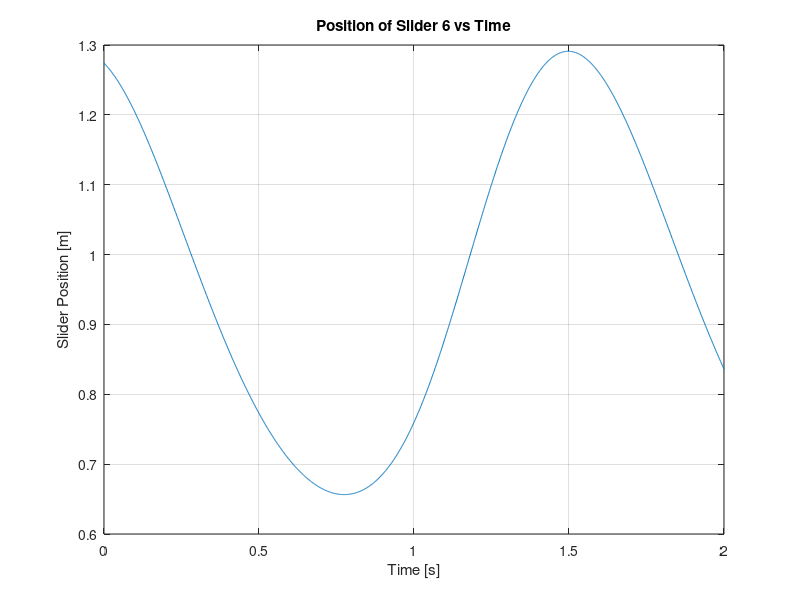
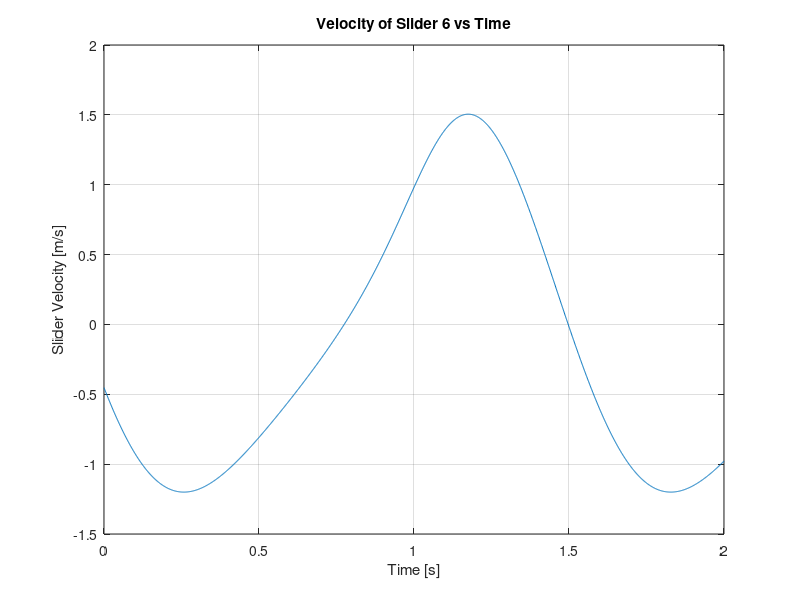
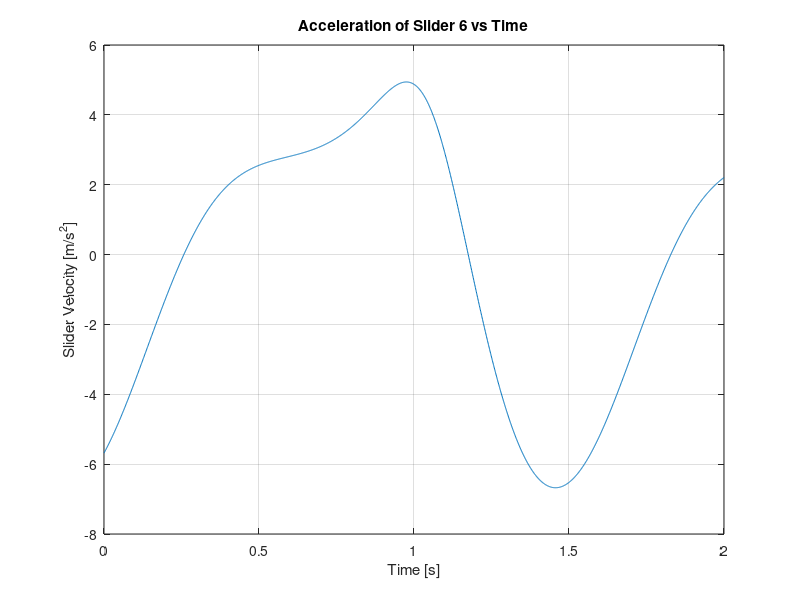
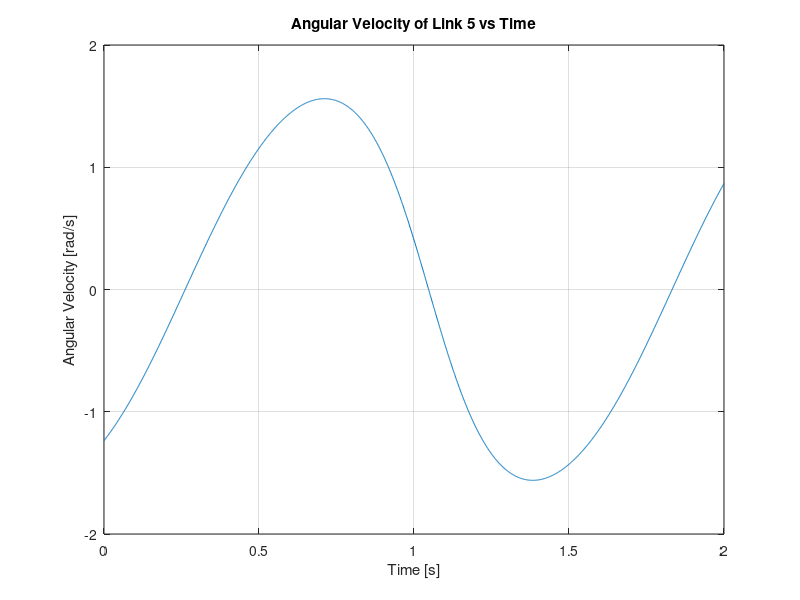

These charts were generated, in order, by the following MATLAB code:
clc
clear

%=================%
%Identity%
%=================%
% Name   : Muhammad Fadli Alfarizi
% NIM    : 13121140

%=================%
%Input%
%=================%
XYZ = "140"; % NIM

%=================%
%System Parameters%
%=================%
strXYZ = char(XYZ);
X = strXYZ(1);
Y = strXYZ(2);
Z = strXYZ(3);

mod1 = mod(str2num(XYZ),3);
if mod1 == 0
    H = 22.5*(10^-2); % in meter
elseif mod1 == 1
    H = 25*(10^-2); % in meter
else
    H = 25*(10^-2); % in meter
end

mod2 = mod(str2num(XYZ),2);
% angular velocity
if mod2 == 0
    w2 = 4; % in rad/s
else
    w2 = 2; % in rad/s
end

L2=(30+str2num(Z))*(10^-2) ; % in meter
L3=(136+str2num(X))*(10^-2); % in meter
L5=(57 + str2num(Y)/4)*(10^-2); % in meter

% point O
uPjO1=[0;0];
uPjO2=[-L2/2;0];

% point B
uPjB2=[L2/2;0];
uPjB3=[-L3/2;0];

% point C
uPjC3=[-L3/6; 0];
uPjC5=[-L5/2; 0];

% point D
uPjD3=[L3/2;0];
uPjD4=[0;0];

% point F
uPjF5=[L5/2;0];
uPjF6=[0;0];

%==============%   
%Initial Values%
%==============%`
q=zeros(18,1);
q6init=pi/6;
%==============%

t=0:0.001:2;

NumData=size(t,2);
q_alltime=zeros(18,NumData);
v_alltime=zeros(18,NumData);
a_alltime=zeros(18,NumData);

for j=1:NumData
 
    epsilon=1e-12;
    delta_q_norm=1;
    i_newton=1;

    while abs(delta_q_norm)>epsilon

    %Transformation Matrix & Its derivative%
    A1=[cos(q(3)) -sin(q(3)); sin(q(3)) cos(q(3))]; % link 1
    dA1t1=[-sin(q(3)) -cos(q(3)); cos(q(3)) -sin(q(3))]; % link 1
    A2=[cos(q(6)) -sin(q(6)); sin(q(6)) cos(q(6))]; % link 2
    dA2t2=[-sin(q(6)) -cos(q(6)); cos(q(6)) -sin(q(6))]; % link 2
    A3=[cos(q(9)) -sin(q(9)); sin(q(9)) cos(q(9))]; % link 3
    dA3t3=[-sin(q(9)) -cos(q(9)); cos(q(9)) -sin(q(9))]; % link 3
    A4=[cos(q(12)) -sin(q(12)); sin(q(12)) cos(q(12))]; % link 4
    dA4t4=[-sin(q(12)) -cos(q(12)); cos(q(12)) -sin(q(12))]; % link 4
    A5=[cos(q(15)) -sin(q(15)); sin(q(15)) cos(q(15))]; % link 5
    dA5t5=[-sin(q(15)) -cos(q(15)); cos(q(15)) -sin(q(15))]; % link 5
    A6=[cos(q(18)) -sin(q(18)); sin(q(18)) cos(q(18))]; % link 6
    dA6t6=[-sin(q(18)) -cos(q(18)); cos(q(18)) -sin(q(18))]; % link 6

    %Constraint Equation%
    C=zeros(18,1);
    C45=[q(1);q(2)]+A1*uPjO1-[q(4);q(5)]-A2*uPjO2; % point O, Constrain Equation Matrix row 4-5
    C67=[q(4);q(5)]+A2*uPjB2-[q(7);q(8)]-A3*uPjB3; % point B, Constrain Equation Matrix row 6-7
    C89=[q(7);q(8)]+A3*uPjD3-[q(10);q(11)]-A4*uPjD4; % point D, Constrain Equation Matrix row 8-9
    C1011=[q(7);q(8)]+A3*uPjC3-[q(13);q(14)]-A5*uPjC5; % point C, Constrain Equation Matrix row 10-11
    C1213=[q(13);q(14)]+A5*uPjF5-[q(16);q(17)]-A6*uPjF6; % point F, Constrain Equation Matrix row 12-13
    C1415=[q(11);q(12)]; % slider 4, Constrain Equation Matrix row 14-15
    C1617=[q(17)-H;q(18)]; %slider 6, Constrain Equation Matrix row 16-17
    C12=q(6)-q6init-w2*t(j); % link 2, Constrain Equation Matrix row 18
    
    %Constrain Equation Matrix%
    C=[q(1);q(2);q(3);C45;C67;C89;C1011;C1213;C1415;C1617;C12];
    
    C_norm=sqrt(sum(C(1:18).^2))/18;

    %Constrain Jacobian Matrix%
    unit22=[1 0; 0 1];
    
    %Zeros 2x2 Matrix
    zeros22=[0 0; 0 0];

    %Ground Constraint%
    C0q=[1 zeros(1,17); 0 1 zeros(1,16); 0 0 1 zeros(1,15)]; % Constrain Jacobian Matrix row 1-3

    %Pin Join%
    CPjO=[zeros22 dA1t1*uPjO1 -unit22 -dA2t2*uPjO2 zeros(2,12)]; % Constrain Jacobian Matrix row 4-5
    CPjB=[zeros(2,3) unit22 dA2t2*uPjB2 -unit22 -dA3t3*uPjB3 zeros(2,9)]; % Constrain Jacobian Matrix row 6-7
    CPjD=[zeros(2,6) unit22 dA3t3*uPjD3 -unit22 -dA4t4*uPjD4 zeros(2,6)]; % Constrain Jacobian Matrix row 8-9
    CPjC=[zeros(2,6) unit22 dA3t3*uPjC3 zeros(2,3) -unit22 -dA5t5*uPjC5 zeros(2,3)]; % Constrain Jacobian Matrix row 10-11
    CPjF=[zeros(2,12) unit22 dA5t5*uPjF5 -unit22 -dA6t6*uPjF6]; % Constrain Jacobian Matrix row 12-13

    %Slider%
    Cslider4=[zeros(1,10) 1 zeros(1,7); zeros(1,11) 1 zeros(1,6)]; % Constrain Jacobian Matrix row 14-15
    Cslider6=[zeros(1,16) 1 zeros(1,1); zeros(1,17) 1]; % % Constrain Jacobian Matrix row 16-17

    %Driving Constraint, Link 2% 
    Cdrive=[zeros(1,5) 1 zeros(1,12)]; % Constrain Jacobian Matrix row 18
 
    % Final Constrain Jacobian Matrix
    Cq=[C0q;CPjO;CPjB;CPjD;CPjC;CPjF;Cslider4;Cslider6;Cdrive];
   
    delta_q=inv(Cq)*(-C);
    delta_q_norm=sqrt(sum(delta_q(1:12).^2))/12;
    
    q=q+delta_q;

    i_newton=i_newton+1;

      if  i_newton > 30 %limit newton rhapson iteration in case non-convergence%
        break
      end  
    end

    Ct=[zeros(17,1);-w2];
    velocity=inv(Cq)*(-Ct);
    
    QdPjO=A1*uPjO1*(velocity(3,1))^2-A2*uPjO2*(velocity(6,1))^2;
    QdPjB=A2*uPjB2*(velocity(6,1))^2-A3*uPjB3*(velocity(9,1))^2;
    QdPjD=A3*uPjD3*(velocity(9,1))^2-A4*uPjD4*(velocity(12,1))^2;
    QdPjC=A3*uPjC3*(velocity(9,1))^2-A5*uPjC5*(velocity(15,1))^2;
    QdPjF=A5*uPjF5*(velocity(15,1))^2-A6*uPjF6*(velocity(18,1))^2;
    Qd=[zeros(3,1);QdPjO;QdPjB;QdPjD;QdPjC;QdPjF;zeros(5,1)];

    accel=inv(Cq)*Qd;

    q_alltime(:,j)=q;
    v_alltime(:,j)=velocity;
    a_alltime(:,j)=accel;

end

C_norm;
delta_q_norm;
i_newton;


figure(1);
plot(t,q_alltime(16,:));
grid on;
xlabel('Time [s]');
ylabel('Slider Position [m]');
title('Position of Slider 6 vs Time');

figure(2);
plot(t,v_alltime(16,:));
grid on;
xlabel('Time [s]');
ylabel('Slider Velocity [m/s]');
title('Velocity of Slider 6 vs Time');

figure(3);
plot(t,a_alltime(16,:));
grid on;
xlabel('Time [s]');
ylabel('Slider Velocity [m/s^2]');
title('Acceleration of Slider 6 vs Time');

figure(4);
plot(t,v_alltime(15,:));
grid on;
xlabel('Time [s]');
ylabel('Angular Velocity [rad/s]');
title('Angular Velocity of Link 5 vs Time');

figure(5);
plot(t,a_alltime(15,:));
grid on;
xlabel('Time [s]');
ylabel('Angular Acceleration [rad/s^2]');
title('Angular Acceleration of Link 5 vs Time');
